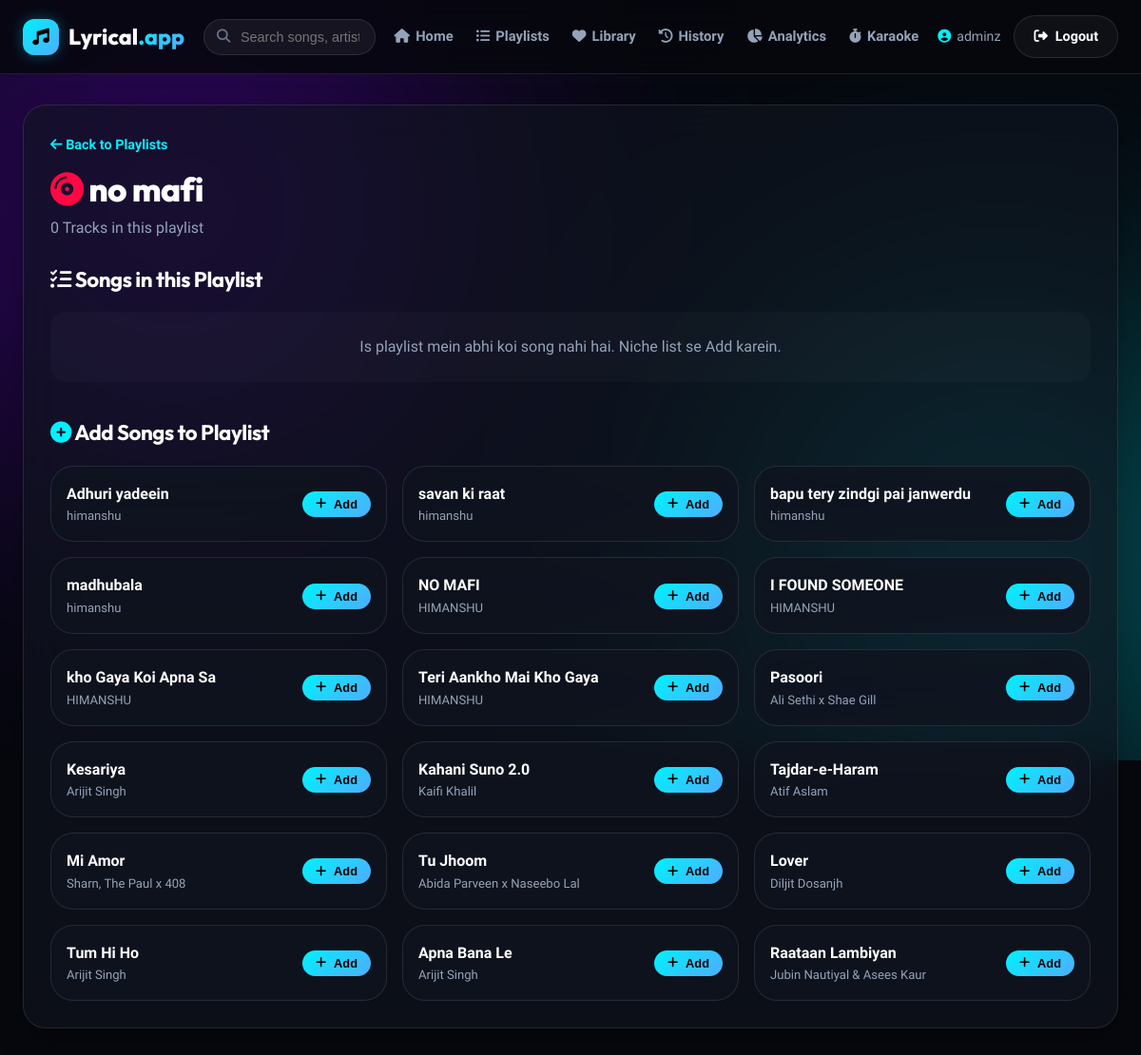
Screenshot of /playlists/9/ (signed in) with the database file from the repository.
### sunodhun/models.py (models this page shows, shortened)
class Playlist(models.Model):
    user = models.ForeignKey(User, on_delete=models.CASCADE, related_name='playlists')
    name = models.CharField(max_length=200)
    songs = models.ManyToManyField(Song, related_name='playlists', blank=True)
    created_at = models.DateTimeField(auto_now_add=True)

class Song(models.Model):
    title = models.CharField(max_length=200)
    artist = models.CharField(max_length=200)
    album = models.ForeignKey(Album, on_delete=models.CASCADE, related_name='songs', blank=True, null=True)
    audio_file = models.FileField(upload_to='songs/')
    duration = models.PositiveIntegerField(help_text="Duration in seconds", blank=True, null=True)
    uploaded_at = models.DateTimeField(auto_now_add=True)
    play_count = models.PositiveIntegerField(default=0)
    MOOD_CHOICES = [
        ('happy', 'Happy'),
        ('sad', 'Sad'),
        ('energetic', 'Energetic'),
        ('calm', 'Calm'),
        ('romantic', 'Romantic'),
    ]
    mood = models.CharField(max_length=20, choices=MOOD_CHOICES, blank=True, null=True, editable=False)
    LANGUAGE_CHOICES = [
        ('bollywood', 'Bollywood'),
        ('punjabi', 'Punjabi'),
        ('other', 'Other'),
    ]
    language = models.CharField(max_length=20, choices=LANGUAGE_CHOICES, default='other')
    lyrics = models.TextField(blank=True, null=True, help_text="LRC format: [00:12.00]Line text")

### sunodhun/views.py (the view)
# urls.py: path('playlists/<int:playlist_id>/', views.playlist_detail, name='playlist_detail'),
@login_required
def playlist_detail(request, playlist_id):
    playlist = Playlist.objects.get(id=playlist_id, user=request.user)
    all_songs = Song.objects.all()
    return render(request, 'playlist_detail.html', {'playlist': playlist, 'all_songs': all_songs})

### lyrical/templates/playlist_detail.html (shortened to what this page needs)
{% extends 'base.html' %}
{% block content %}
<div class="glass-panel">
  <div style="display: flex; align-items: center; justify-content: space-between; margin-bottom: 24px;">
    <div>
      <a href="{% url 'playlists' %}" style="color: var(--accent-cyan); text-decoration: none; font-size: 0.9rem; font-weight: 600;"><i class="fa-solid fa-arrow-left"></i> Back to Playlists</a>
      <h1 style="font-size: 2.2rem; font-weight: 800; margin-top: 6px;"><i class="fa-solid fa-compact-disc" style="color: var(--accent-pink);"></i> {{ playlist.name }}</h1>
      <p style="color: var(--text-muted);">{{ playlist.songs.count }} Tracks in this playlist</p>
    </div>
  </div>
  <h2 style="font-size: 1.4rem; font-weight: 700; margin-bottom: 16px;"><i class="fa-solid fa-list-check"></i> Songs in this Playlist</h2>
  <div style="display: flex; flex-direction: column; gap: 14px; margin-bottom: 36px;">
    {% for song in playlist.songs.all %}
      <div class="django-song-card" style="margin-bottom: 0;">
        <div style="display: flex; align-items: center; justify-content: space-between; margin-bottom: 10px;">
          <div>
            <div style="font-size: 1.1rem; font-weight: 700;">{{ song.title }}</div>
            <div style="color: var(--accent-cyan); font-size: 0.88rem;">{{ song.artist }}</div>
          </div>
          <form method="POST" action="{% url 'remove_song' playlist.id song.id %}">
            {% csrf_token %}
            <button type="submit" class="btn-danger"><i class="fa-solid fa-trash-can"></i> Remove</button>
          </form>
        </div>
        {% if song.audio_file %}
          <audio controls class="django-audio-player" data-song-id="{{ song.id }}" preload="metadata">
            <source src="{{ song.audio_file.url }}">
            Your browser does not support the audio element.
          </audio>
        {% endif %}
      </div>
    {% empty %}
      <div style="padding: 24px; text-align: center; color: var(--text-muted); background: rgba(255,255,255,0.02); border-radius: var(--radius-md);">
        Is playlist mein abhi koi song nahi hai. Niche list se Add karein.
      </div>
    {% endfor %}
  </div>
  <h2 style="font-size: 1.4rem; font-weight: 700; margin-bottom: 16px;"><i class="fa-solid fa-circle-plus" style="color: var(--accent-cyan);"></i> Add Songs to Playlist</h2>
  <div style="display: grid; grid-template-columns: repeat(auto-fill, minmax(280px, 1fr)); gap: 16px;">
    {% for song in all_songs %}
      <div class="django-song-card" style="margin-bottom: 0; padding: 16px;">
        <div style="display: flex; align-items: center; justify-content: space-between;">
          <div>
            <div style="font-weight: 700; font-size: 1rem;">{{ song.title }}</div>
            <div style="color: var(--text-muted); font-size: 0.82rem;">{{ song.artist }}</div>
          </div>
          <form method="POST" action="{% url 'add_song' playlist.id song.id %}">
            <button type="submit" class="btn-primary" style="padding: 6px 14px; font-size: 0.8rem;"><i class="fa-solid fa-plus"></i> Add</button>
          </form>
        </div>
      </div>
    {% endfor %}
  </div>
</div>
{% endblock %}

### lyrical/templates/base.html (shortened to what this page needs)
{% load static %}
<!DOCTYPE html>
<html lang="en">
<head>
  <link rel="stylesheet" href="https://cdnjs.cloudflare.com/ajax/libs/font-awesome/6.4.0/css/all.min.css">
  <link rel="stylesheet" href="{% static 'css/style.css' %}">
</head>
<body>
  <div class="bg-glow-container">
    <div class="glow-orb glow-orb-1"></div>
    <div class="glow-orb glow-orb-2"></div>
  </div>
  <nav class="navbar">
    <div class="container nav-container">
      <a href="{% url 'home' %}" class="brand-logo">
        <div class="logo-icon"><i class="fa-solid fa-music"></i></div>
        <span>Lyrical<span class="gradient-text">.app</span></span>
      </a>
      <form method="GET" action="{% url 'home' %}" class="nav-search-form">
        <i class="fa-solid fa-magnifying-glass"></i>
        <input type="text" name="q" class="nav-search-input" placeholder="Search songs, artists, mood..." value="{{ query|default:'' }}">
      </form>
      <ul class="nav-links">
        <li><a href="{% url 'home' %}" class="nav-link {% if request.resolver_match.url_name == 'home' %}active{% endif %}"><i class="fa-solid fa-house"></i> Home</a></li>
        <li><a href="{% url 'playlists' %}" class="nav-link {% if request.resolver_match.url_name == 'playlists' %}active{% endif %}"><i class="fa-solid fa-list-ul"></i> Playlists</a></li>
        <li><a href="{% url 'library' %}" class="nav-link {% if request.resolver_match.url_name == 'library' %}active{% endif %}"><i class="fa-solid fa-heart"></i> Library</a></li>
        <li><a href="{% url 'history' %}" class="nav-link {% if request.resolver_match.url_name == 'history' %}active{% endif %}"><i class="fa-solid fa-clock-rotate-left"></i> History</a></li>
        <li><a href="{% url 'analytics' %}" class="nav-link {% if request.resolver_match.url_name == 'analytics' %}active{% endif %}"><i class="fa-solid fa-chart-pie"></i> Analytics</a></li>
        <li><a href="{% url 'lyrics_timer' %}" class="nav-link {% if request.resolver_match.url_name == 'lyrics_timer' %}active{% endif %}"><i class="fa-solid fa-stopwatch"></i> Karaoke</a></li>
      </ul>
      <div class="user-auth-box">
        {% if user.is_authenticated %}
          <span class="user-name-tag"><i class="fa-solid fa-user-circle" style="color: var(--accent-cyan);"></i> {{ user.username }}</span>
          <a href="{% url 'logout' %}" class="btn-glass"><i class="fa-solid fa-right-from-bracket"></i> Logout</a>
        {% else %}
          <a href="{% url 'login' %}" class="btn-glass">Login</a>
          <a href="{% url 'signup' %}" class="btn-primary">Sign Up</a>
        {% endif %}
      </div>
    </div>
  </nav>
  <main class="container">
    {% block content %}
    {% endblock %}
  </main>
</body>
</html>

### rows the page displays
Playlist: name "no mafi", songs.count "0"
Song: title "Adhuri yadeein", artist "himanshu"
Song: title "savan ki raat", artist "himanshu"
Song: title "bapu tery zindgi pai janwerdu", artist "himanshu"
Song: title "madhubala", artist "himanshu"
Song: title "NO MAFI", artist "HIMANSHU"
Song: title "I FOUND SOMEONE", artist "HIMANSHU"
Song: title "kho Gaya Koi Apna Sa", artist "HIMANSHU"
Song: title "Teri Aankho Mai Kho Gaya", artist "HIMANSHU"
Song: title "Pasoori", artist "Ali Sethi x Shae Gill"
Song: title "Kesariya", artist "Arijit Singh"
Song: title "Kahani Suno 2.0", artist "Kaifi Khalil"
Song: title "Tajdar-e-Haram", artist "Atif Aslam"
Song: title "Mi Amor", artist "Sharn, The Paul x 408"
Song: title "Tu Jhoom", artist "Abida Parveen x Naseebo Lal"
Song: title "Lover", artist "Diljit Dosanjh"
Song: title "Tum Hi Ho", artist "Arijit Singh"
Song: title "Apna Bana Le", artist "Arijit Singh"
Song: title "Raataan Lambiyan", artist "Jubin Nautiyal & Asees Kaur"

### other values shown
{{ user.username }} "adminz"
